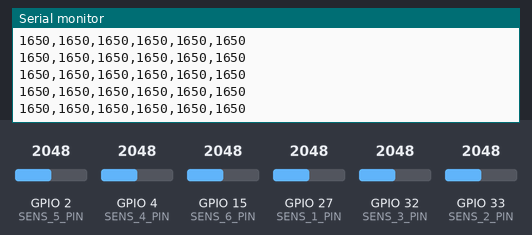
Simulated run of this sketch. Board: ESP32. On the bench: the last lines printed to the serial monitor. Inputs (shaded band) come from the test bench; at power-on: GPIO 2 (SENS_5_PIN) = 2048, GPIO 4 (SENS_4_PIN) = 2048, GPIO 15 (SENS_6_PIN) = 2048, GPIO 27 (SENS_1_PIN) = 2048, GPIO 32 (SENS_3_PIN) = 2048, GPIO 33 (SENS_2_PIN) = 2048.

Above: at 1.2 s.
1.3 s: GPIO 2 (SENS_5_PIN) set to 1309
At 1.9 s:
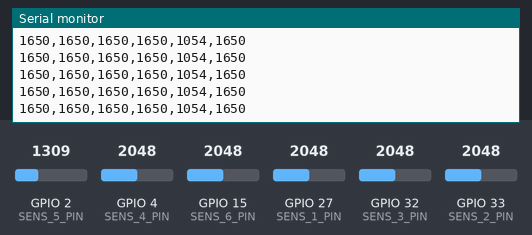
2.8 s: GPIO 2 (SENS_5_PIN) set to 1211
At 3.7 s:
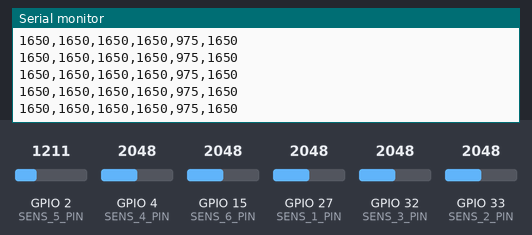
4.3 s: GPIO 4 (SENS_4_PIN) set to 131
At 5.1 s:
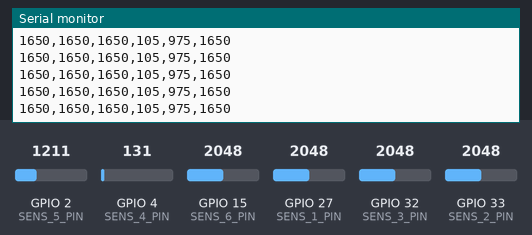
5.8 s: GPIO 4 (SENS_4_PIN) set to 115
At 6.3 s:
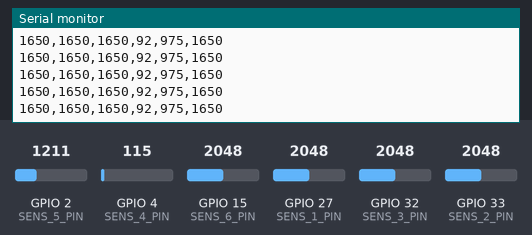
8.8 s: GPIO 4 (SENS_4_PIN) set to 1214
At 9.4 s:
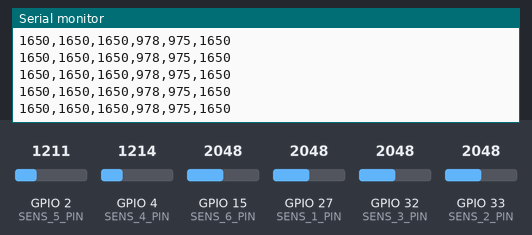
10.3 s: GPIO 4 (SENS_4_PIN) set to 1301
At 11.0 s:
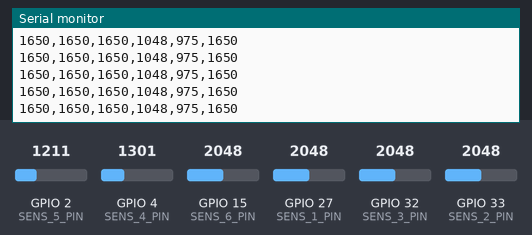
Timing chart, 0 to 12.8 s (numbered marks = the images above; inputs shaded):
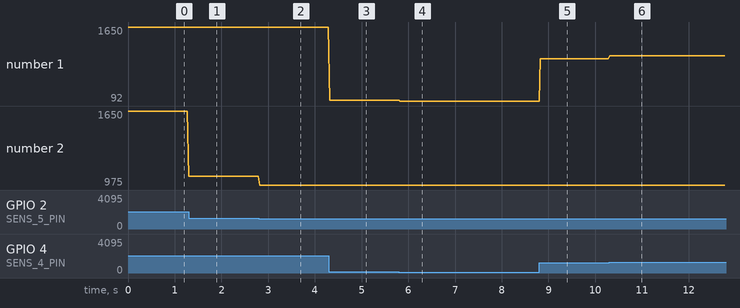

The sketch:

SpinTest_Capstone_Scripts.ino
```cpp
int SENS_1_PIN = 27;
int SENS_3_PIN = 32;
int SENS_2_PIN = 33;
int SENS_5_PIN = 2;
int SENS_4_PIN = 4;
int SENS_6_PIN = 15;
int DELAY = 10;


void setup() {

  pinMode(SENS_1_PIN, INPUT);
  pinMode(SENS_3_PIN, INPUT);
  pinMode(SENS_2_PIN, INPUT);
  pinMode(SENS_5_PIN, INPUT);
  pinMode(SENS_4_PIN, INPUT);
  pinMode(SENS_6_PIN, INPUT);


  Serial.begin(9600);
}

void loop() {

  int sensed1=analogRead(SENS_1_PIN);
  sensed1=map(sensed1,0,4095,0,3300);

  int sensed2=analogRead(SENS_2_PIN);
  sensed2=map(sensed2,0,4095,0,3300);

  int sensed3=analogRead(SENS_3_PIN);
  sensed3=map(sensed3,0,4095,0,3300);

  int sensed4=analogRead(SENS_4_PIN);
  sensed4=map(sensed4,0,4095,0,3300);

  int sensed5=analogRead(SENS_5_PIN);
  sensed5=map(sensed5,0,4095,0,3300);

  int sensed6=analogRead(SENS_6_PIN);
  sensed6=map(sensed6,0,4095,0,3300);

  Serial.print(sensed1);
  Serial.print(",");
  Serial.print(sensed2);
  Serial.print(",");
  Serial.print(sensed3);
  Serial.print(",");
  Serial.print(sensed4);
  Serial.print(",");
  Serial.print(sensed5);
  Serial.print(",");
  Serial.print(sensed6);
  Serial.println();

  delay(DELAY);
}
```

Measured:
- after the input at 1.3 s, the serial monitor: prints a new line at once (image 1)
- after the input at 2.8 s, the serial monitor: prints a new line at once (image 2)
- after the input at 4.3 s, the serial monitor: prints a new line at once (image 3)
- after the input at 5.8 s, the serial monitor: prints a new line at once (image 4)
- after the input at 8.8 s, the serial monitor: prints a new line at once (image 5)
- after the input at 10.3 s, the serial monitor: prints a new line at once (image 6)
- plotted number 1: 1650 → 105 after the input at 4.3 s, 105 → 92 after the input at 5.8 s, 92 → 978 after the input at 8.8 s, 978 → 1048 after the input at 10.3 s
- plotted number 2: 1650 → 1054 after the input at 1.3 s, 1054 → 975 after the input at 2.8 s
